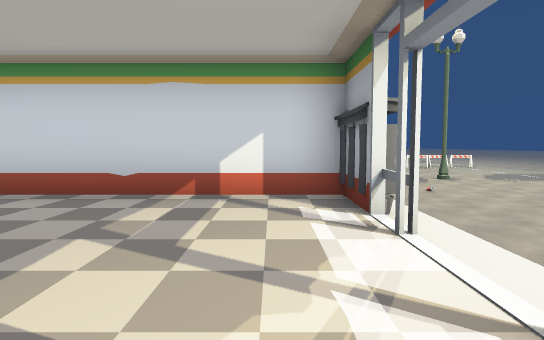
View 1 (above)

24 first-person views from a walk through a scene from a Unity 3-D project. The camera is 1.4 m above the floor, tilts 4° down and sees 75° across. Doors are open. The floor is counted in squares, 2 m on a side. Each view is taken from the middle of a square. On the plan, view 1 faces up. The plan holds only what a view shows up to about 11 squares ahead; the rest is blank. The place goes on beyond the plan. The player character is not drawn. Some animated figures are left out. Some surface patterns are stand-ins.

View 2
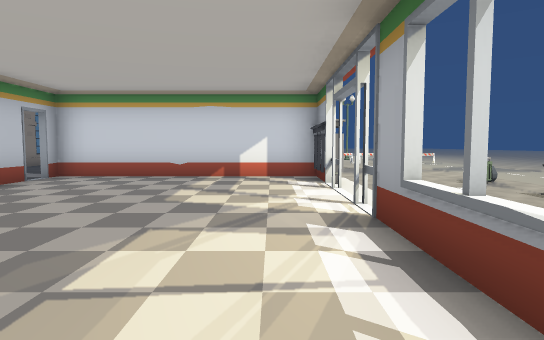

View 3
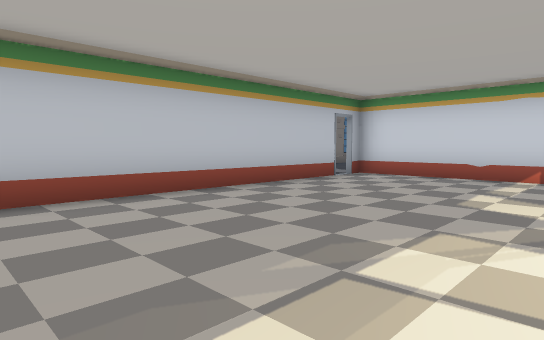

View 4
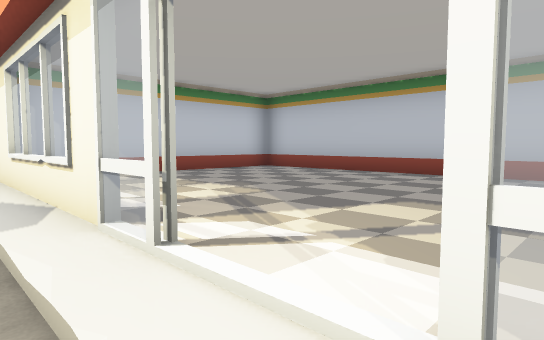

View 5
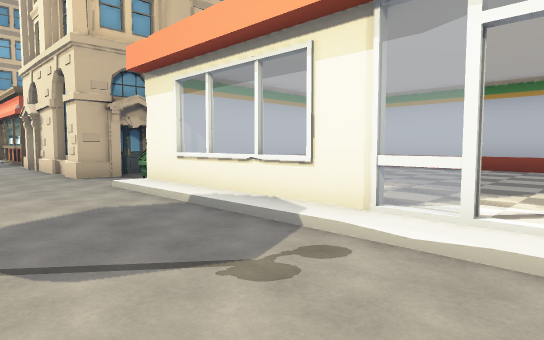

View 6
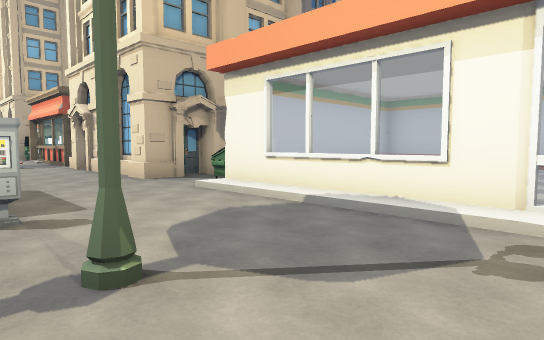

View 7
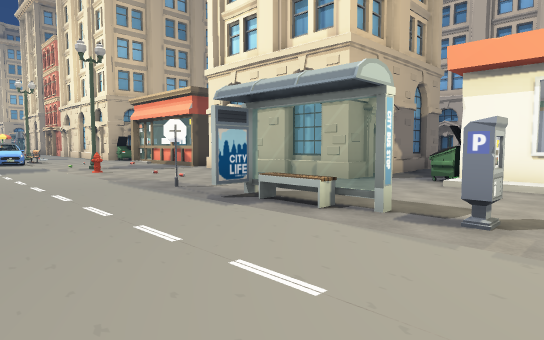

View 8
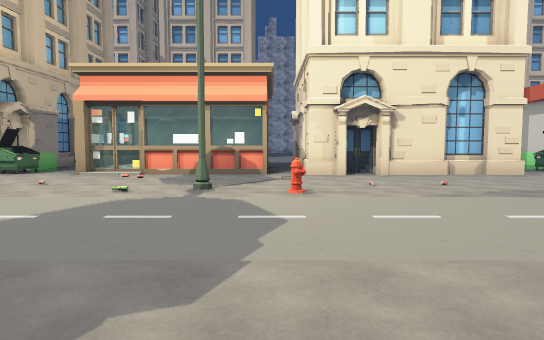

View 9
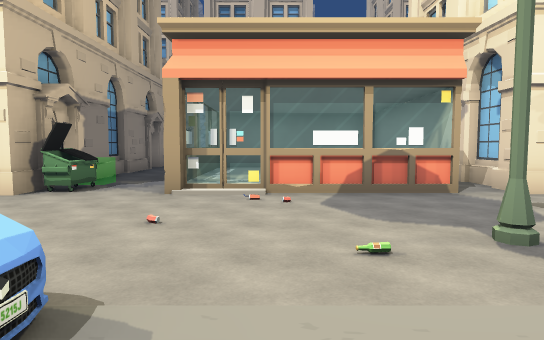

View 10
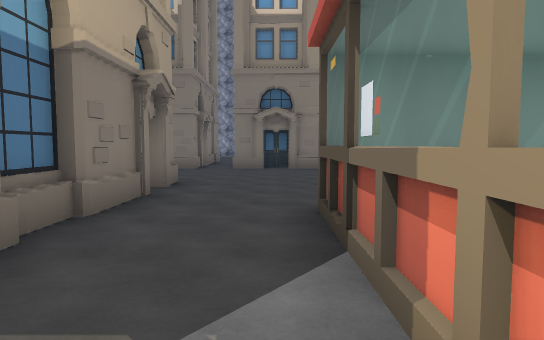

View 11
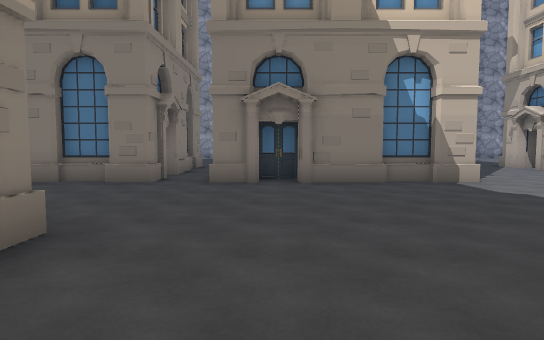

View 12
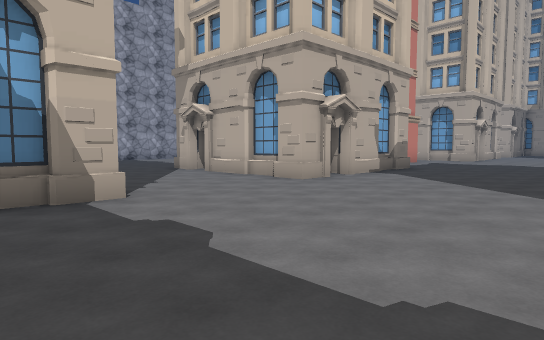

View 13
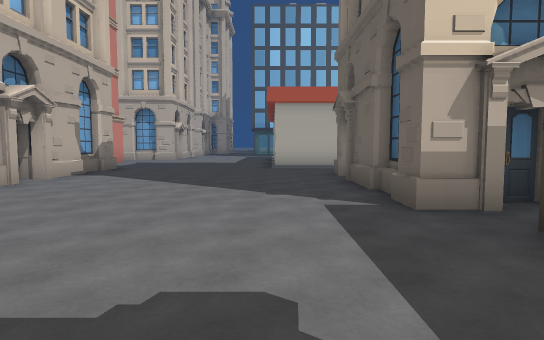

View 14
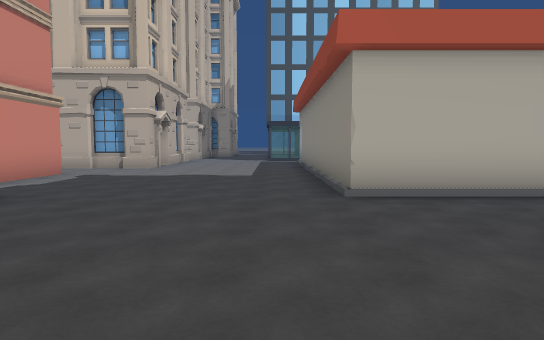

View 15
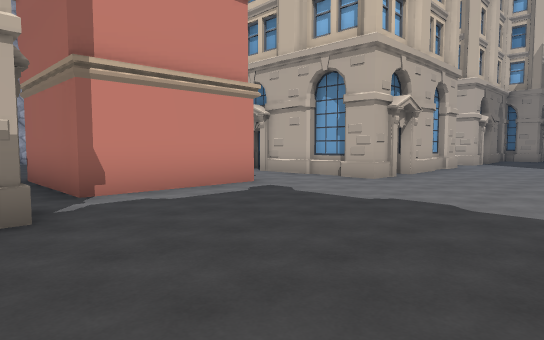

View 16
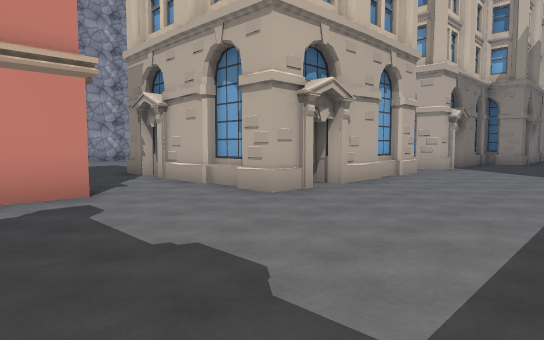

View 17
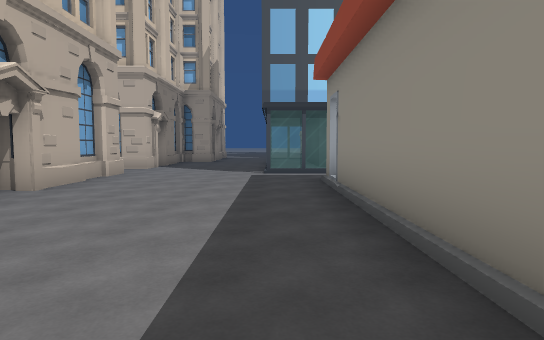

View 18
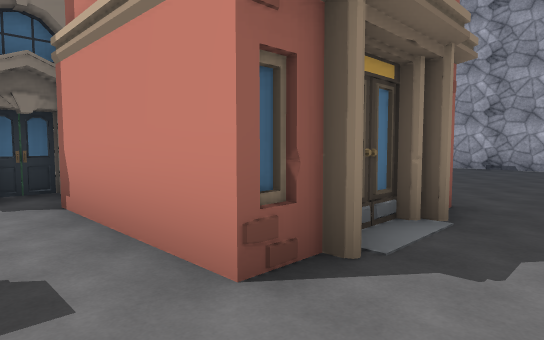

View 19
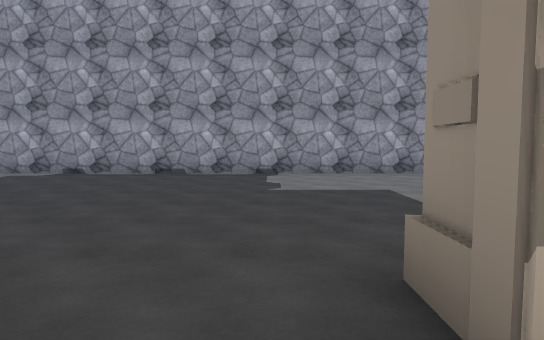

View 20
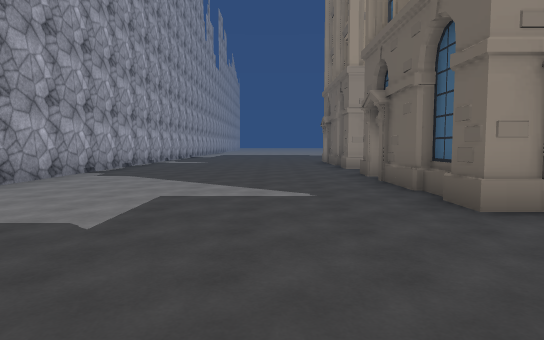

View 21
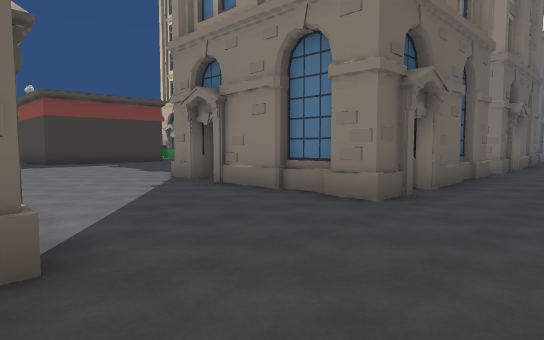

View 22
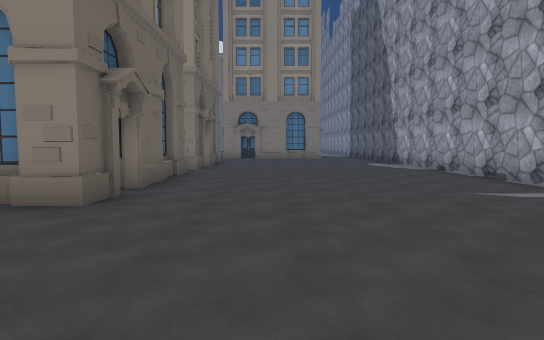

View 23
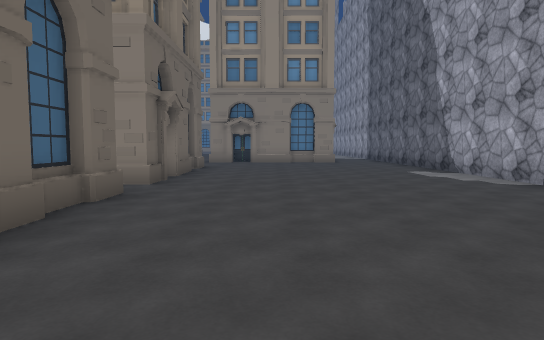

View 24
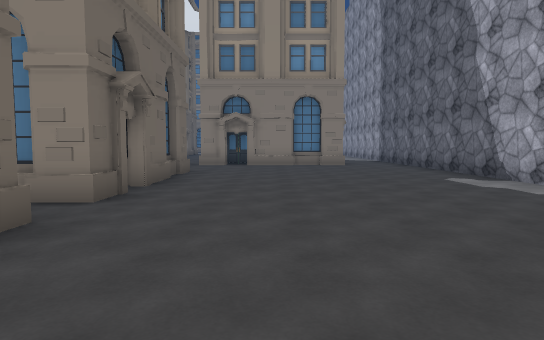

### Floor plan
Key: @ floor where view 1 was taken; # wall or solid block; . main floor; : floor 0.25 m higher than the main floor; D open door; = window, fence, low wall or low ledge; O other object.
Columns run from 22 left of view 1 to 10 right of it. Each row starts with its distance up from view 1.
  9 #......##  ##...=##       ....
  8 #.......    ....=.       ......
  7 #.......    ....==      .......
  6 #......#    #.....      ......
  5 #......#    #....###### ...O.
  4 #......##   #....D:::::O.....
  3 #.......#   .....#:::::D....
  2 #.......#####....#:::::D...
  1 #................#:::::D....
  0 #................#::::@#....
 -1 #.......####.....#:::::=..#.
 -2 #...... ####.....#:::::=.......
 -3 #.......####.....#:::::=...#...
 -4 #...    .........##### O..=....
 -5 #..        ##..............O...
 -6 #           #........###...O...
 -7            ##......#####......
 -8            #.......#   #......
 -9      ...#####......#   #......
-10     ...............##  #.......
-11    ................#####........
-12   ..................####...O.....
-13   ......###........#   =..#.....
-14  ......## ###......#   =.......
-15 #......##   #......#:::=......
-16 #......##  ##......#====....O
-17 #.......#  #................O
-18 #.......#  ##......... O... O
-19 #................#######.
-20 #......######...
-21 #......##   #.
-22 #......##   #
-23 #.......#
-24 #.......#
-25 #.......
-26 #.......

Positions as (right, up) in squares from view 1, and headings:
1: (0, 0), facing up
2: (0, -3), facing up
3: (0, -3), facing up-left
4: (2, 3), facing down-left
5: (4, 2), facing down-left
6: (5, 1), facing down-left
7: (8, -2), facing down-left
8: (10, -12), facing left
9: (7, -15), facing left
10: (1, -17), facing left
11: (-3, -17), facing left
12: (-5, -15), facing up-left
13: (-5, -15), facing up
14: (-6, -9), facing up
15: (-6, -5), facing up-left
16: (-6, -2), facing up-left
17: (-6, -2), facing up
18: (-10, 1), facing down-left
19: (-13, 1), facing left
20: (-17, -2), facing up
21: (-17, -9), facing down-right
22: (-17, -9), facing down
23: (-17, -13), facing down
24: (-17, -15), facing down
